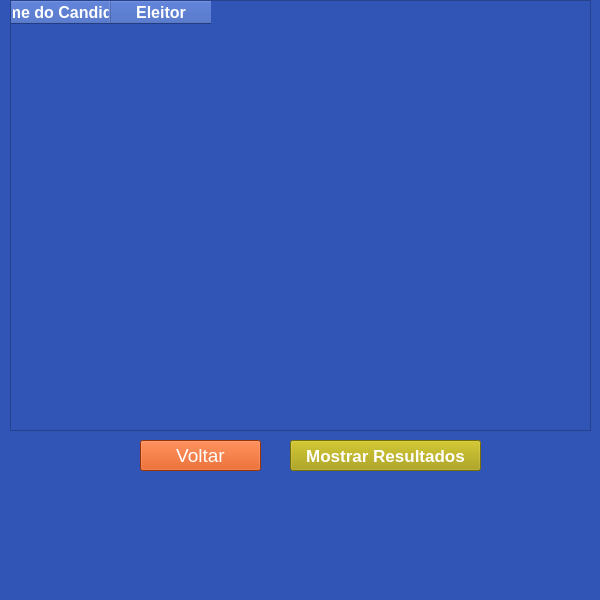
<?xml version="1.0" encoding="UTF-8"?>
<ui version="4.0">
 <class>MainWindow</class>
 <widget class="QMainWindow" name="MainWindow">
  <property name="geometry">
   <rect>
    <x>0</x>
    <y>0</y>
    <width>600</width>
    <height>600</height>
   </rect>
  </property>
  <property name="windowTitle">
   <string>MainWindow</string>
  </property>
  <property name="styleSheet">
   <string notr="true">color: #fff; background-color: #3155b7</string>
  </property>
  <widget class="QWidget" name="centralwidget">
   <widget class="QTableWidget" name="tableWidget">
    <property name="geometry">
     <rect>
      <x>10</x>
      <y>0</y>
      <width>581</width>
      <height>431</height>
     </rect>
    </property>
    <property name="layoutDirection">
     <enum>Qt::LeftToRight</enum>
    </property>
    <property name="autoFillBackground">
     <bool>false</bool>
    </property>
    <property name="styleSheet">
     <string notr="true">text-align: 'center';</string>
    </property>
    <property name="textElideMode">
     <enum>Qt::ElideRight</enum>
    </property>
    <property name="showGrid">
     <bool>true</bool>
    </property>
    <property name="gridStyle">
     <enum>Qt::SolidLine</enum>
    </property>
    <property name="wordWrap">
     <bool>true</bool>
    </property>
    <attribute name="horizontalHeaderCascadingSectionResizes">
     <bool>false</bool>
    </attribute>
    <column>
     <property name="text">
      <string notr="true">Nome do Candidato</string>
     </property>
     <property name="font">
      <font>
       <pointsize>12</pointsize>
       <weight>75</weight>
       <bold>true</bold>
      </font>
     </property>
     <property name="textAlignment">
      <set>AlignCenter</set>
     </property>
     <property name="background">
      <color>
       <red>0</red>
       <green>0</green>
       <blue>0</blue>
      </color>
     </property>
     <property name="foreground">
      <brush brushstyle="NoBrush">
       <color alpha="255">
        <red>255</red>
        <green>255</green>
        <blue>255</blue>
       </color>
      </brush>
     </property>
    </column>
    <column>
     <property name="text">
      <string>Eleitor</string>
     </property>
     <property name="font">
      <font>
       <pointsize>12</pointsize>
       <weight>75</weight>
       <bold>true</bold>
      </font>
     </property>
     <property name="textAlignment">
      <set>AlignCenter</set>
     </property>
    </column>
   </widget>
   <widget class="QPushButton" name="pushButton_4">
    <property name="geometry">
     <rect>
      <x>140</x>
      <y>440</y>
      <width>121</width>
      <height>31</height>
     </rect>
    </property>
    <property name="font">
     <font>
      <pointsize>14</pointsize>
     </font>
    </property>
    <property name="styleSheet">
     <string notr="true">background-color: #d94601</string>
    </property>
    <property name="text">
     <string>Voltar</string>
    </property>
   </widget>
   <widget class="QPushButton" name="pushButton_5">
    <property name="geometry">
     <rect>
      <x>290</x>
      <y>440</y>
      <width>191</width>
      <height>31</height>
     </rect>
    </property>
    <property name="font">
     <font>
      <pointsize>13</pointsize>
      <weight>75</weight>
      <bold>true</bold>
     </font>
    </property>
    <property name="styleSheet">
     <string notr="true">background-color: rgb(166, 155, 0);</string>
    </property>
    <property name="text">
     <string>Mostrar Resultados</string>
    </property>
   </widget>
   <widget class="QLabel" name="label">
    <property name="geometry">
     <rect>
      <x>140</x>
      <y>510</y>
      <width>341</width>
      <height>31</height>
     </rect>
    </property>
    <property name="font">
     <font>
      <pointsize>12</pointsize>
     </font>
    </property>
    <property name="text">
     <string/>
    </property>
    <property name="alignment">
     <set>Qt::AlignCenter</set>
    </property>
   </widget>
  </widget>
  <widget class="QMenuBar" name="menubar">
   <property name="geometry">
    <rect>
     <x>0</x>
     <y>0</y>
     <width>600</width>
     <height>21</height>
    </rect>
   </property>
  </widget>
  <widget class="QStatusBar" name="statusbar"/>
 </widget>
 <resources/>
 <connections/>
</ui>
